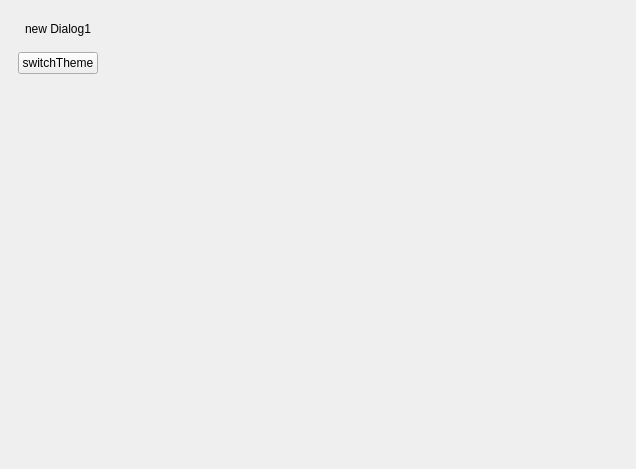
<?xml version="1.0" encoding="UTF-8"?>
<ui version="4.0">
 <class>MainWindow</class>
 <widget class="QMainWindow" name="MainWindow">
  <property name="geometry">
   <rect>
    <x>0</x>
    <y>0</y>
    <width>636</width>
    <height>469</height>
   </rect>
  </property>
  <property name="windowTitle">
   <string>MainWindow</string>
  </property>
  <widget class="QWidget" name="centralwidget">
   <layout class="QGridLayout" name="gridLayout">
    <property name="leftMargin">
     <number>0</number>
    </property>
    <property name="topMargin">
     <number>0</number>
    </property>
    <property name="rightMargin">
     <number>0</number>
    </property>
    <property name="bottomMargin">
     <number>0</number>
    </property>
    <property name="spacing">
     <number>0</number>
    </property>
    <item row="0" column="0">
     <widget class="QWidget" name="widget" native="true">
      <layout class="QGridLayout" name="gridLayout_2">
       <item row="0" column="0">
        <widget class="QWidget" name="widget_2" native="true">
         <layout class="QGridLayout" name="gridLayout_3">
          <property name="verticalSpacing">
           <number>12</number>
          </property>
          <item row="0" column="1">
           <spacer name="horizontalSpacer">
            <property name="orientation">
             <enum>Qt::Horizontal</enum>
            </property>
            <property name="sizeHint" stdset="0">
             <size>
              <width>40</width>
              <height>20</height>
             </size>
            </property>
           </spacer>
          </item>
          <item row="2" column="1">
           <spacer name="verticalSpacer">
            <property name="orientation">
             <enum>Qt::Vertical</enum>
            </property>
            <property name="sizeHint" stdset="0">
             <size>
              <width>20</width>
              <height>397</height>
             </size>
            </property>
           </spacer>
          </item>
          <item row="0" column="0">
           <layout class="QHBoxLayout" name="horizontalLayout">
            <item>
             <widget class="QPushButton" name="pushButton">
              <property name="text">
               <string>new Dialog1</string>
              </property>
              <property name="flat">
               <bool>true</bool>
              </property>
             </widget>
            </item>
           </layout>
          </item>
          <item row="1" column="0">
           <widget class="QPushButton" name="pushButton_2">
            <property name="text">
             <string>switchTheme</string>
            </property>
           </widget>
          </item>
         </layout>
        </widget>
       </item>
      </layout>
     </widget>
    </item>
   </layout>
  </widget>
 </widget>
 <resources/>
 <connections/>
</ui>
